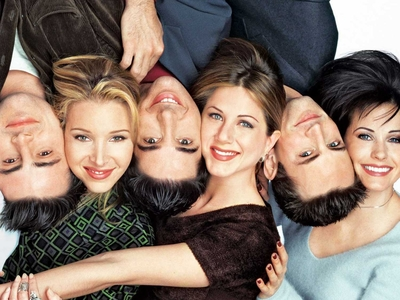
#> input picture apps/eink-advanced/friends.jpg, 400 x 300 px
$ python convert_to_epd.py
#> lines starting #> are read from the running program, lines starting #| are printed output that depends on the picture
from PIL import Image
image_file = Image.open('friends.jpg') # open colour image
#> image_file is the input picture: PIL image 400x300 RGB; mean R, G, B 135.1, 116.9, 105.5
image_file = image_file.convert('1') # convert image to black and white
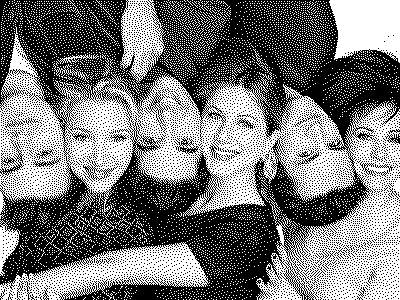
#> image_file: PIL image 400x300 1; 47.3% white in thin lines or dots
image_file.save('result.jpg')

pixels = image_file.load()

# print(len(pixels))
print(image_file.size)
#| (400, 300)

out = []

for y in range(0, 300):
	for x in range(0, 400):
		if x < image_file.size[0] and y < image_file.size[1]:
			if pixels[x, y] == 255:
				out.append(0)
			else:
				out.append(1)
		else:
			out.append(0)

# print(out)

compressed = []

# compress to buts
for i in range(0, 300*400, 8):
	val = out[i]   * 0x80 + \
	      out[i+1] * 0x40 + \
	      out[i+2] * 0x20 + \
	      out[i+3] * 0x10 + \
	      out[i+4] * 0x08 + \
	      out[i+5] * 0x04 + \
	      out[i+6] * 0x02 + \
	      out[i+7] * 0x01

	compressed.append(val)

# print(compressed)
# print(len(compressed))


def chunks(l, n):
	"""Yield successive n-sized chunks from l."""
	for i in range(0, len(l), n):
		yield l[i:i+n]


print('uint8_t img[15000] = {')
for c in chunks(compressed, 50):
	# print(c)
	a = ','.join(map(str, c))
	print(a + ',')
	# print('{},'.format(','.join(c)))

print('};')
